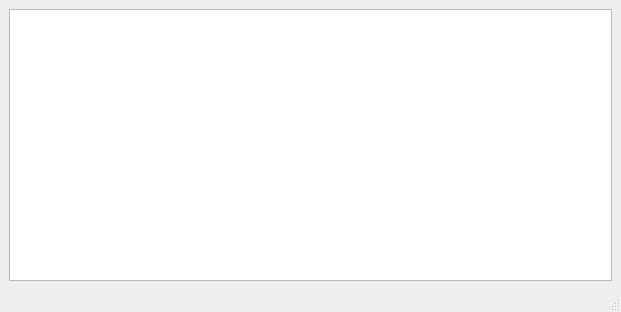
<?xml version="1.0" encoding="UTF-8"?>
<ui version="4.0">
 <class>TablaAldeanos</class>
 <widget class="QMainWindow" name="TablaAldeanos">
  <property name="geometry">
   <rect>
    <x>0</x>
    <y>0</y>
    <width>621</width>
    <height>312</height>
   </rect>
  </property>
  <property name="windowTitle">
   <string>MainWindow</string>
  </property>
  <widget class="QWidget" name="centralwidget">
   <layout class="QGridLayout" name="gridLayout">
    <item row="0" column="0">
     <widget class="QTableWidget" name="tableWidget"/>
    </item>
   </layout>
  </widget>
  <widget class="QMenuBar" name="menubar">
   <property name="geometry">
    <rect>
     <x>0</x>
     <y>0</y>
     <width>621</width>
     <height>21</height>
    </rect>
   </property>
  </widget>
  <widget class="QStatusBar" name="statusbar"/>
 </widget>
 <resources/>
 <connections/>
</ui>
